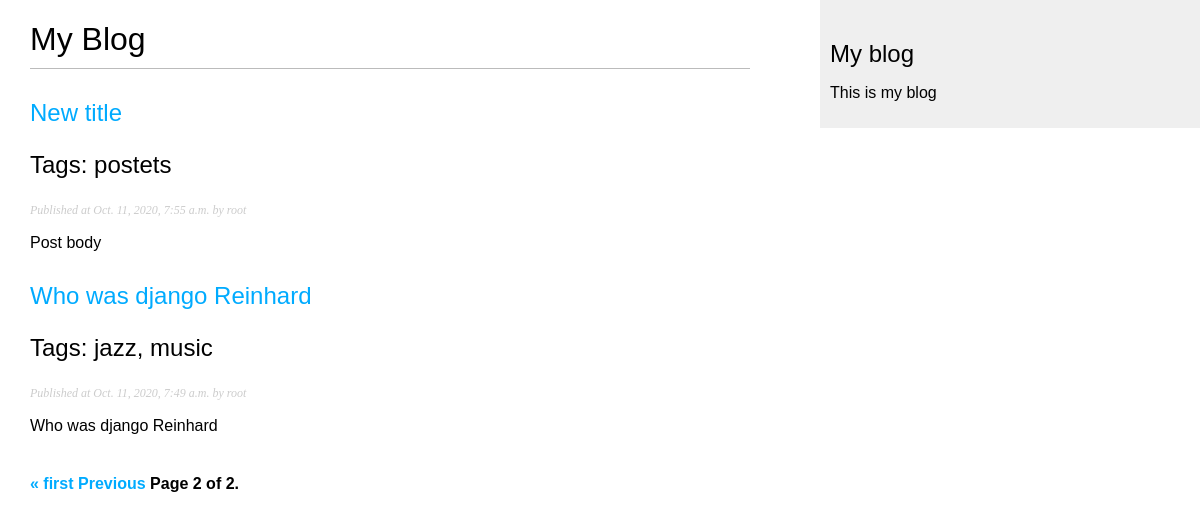
Screenshot of /?page=2 with the database file from the repository.
### blog/models.py (models this page shows, shortened)
class Post(models.Model):
	objects = models.Manager()
	published = PublishedManager()
	STATUS_CHOICES = (
		('draft', 'Draft'),
		('published', 'Published')
	)
	title = models.CharField(max_length=250)
	slug = models.SlugField(max_length=250)
	author = models.ForeignKey(User, on_delete=models.CASCADE, related_name='blog_post')
	body = models.TextField()
	publish = models.DateTimeField(default=timezone.now)
	created = models.DateTimeField(auto_now_add=True)
	updated = models.DateTimeField(auto_now=True)
	status = models.CharField(max_length=10, choices=STATUS_CHOICES, default='draft')
	tags = TaggableManager()
	def get_absolute_url(self):
		return reverse('blog:post_detail',
			args=[self.publish.year, self.publish.month,
			self.publish.day, self.slug]
			)
	class Meta:
		ordering = ('-publish',)

### blog/views.py (the view)
# urls.py: path('', views.PostListView.as_view(), name='post_list'),
class PostListView(ListView):
    queryset = Post.published.all()
    context_object_name = 'posts'
    paginate_by = 3
    template_name = 'blog/post/list.html'

### blog/templates/blog/post/list.html (shortened to what this page needs)
{% extends 'blog/base.html' %}
{% block content %}
	<h1>My Blog</h1>
		{% for post in posts %}
		<h2>
			<a href="{{post.get_absolute_url}}">{{ post.title }}</a>
			<p class="tags">Tags: {{ post.tags.all|join:", " }}</p>
		</h2>
		<p class="date">Published at {{ post.publish }} by {{ post.author }}</p>
			{{ post.body|truncatewords:30|linebreaks }}
		{% endfor %}
		{% include 'pagination.html' with page=page_obj %}
{% endblock %}

### blog/static/css/blog.css (style rules this page uses)
body { margin:0; padding:0; font-family:helvetica, sans-serif; }
a { color:#00abff; text-decoration:none; }
h1 { font-weight:normal; border-bottom:1px solid #bbb; padding:0 0 10px 0; }
h2 { font-weight:normal; margin:30px 0 0; }
p.date { color:#ccc; font-family: georgia, serif; font-size: 12px; font-style: italic; }

### rows the page displays
Post: title "New title", tags.all "postets", publish "Oct. 11, 2020, 7:55 a.m.", author "root", body "Post body"
Post: title "Who was django Reinhard", tags.all "jazz, music", publish "Oct. 11, 2020, 7:49 a.m.", author "root", body "Who was django Reinhard"

### other values shown
{{ page.number }} "2"
{{ page.paginator.num_pages }} "2"
